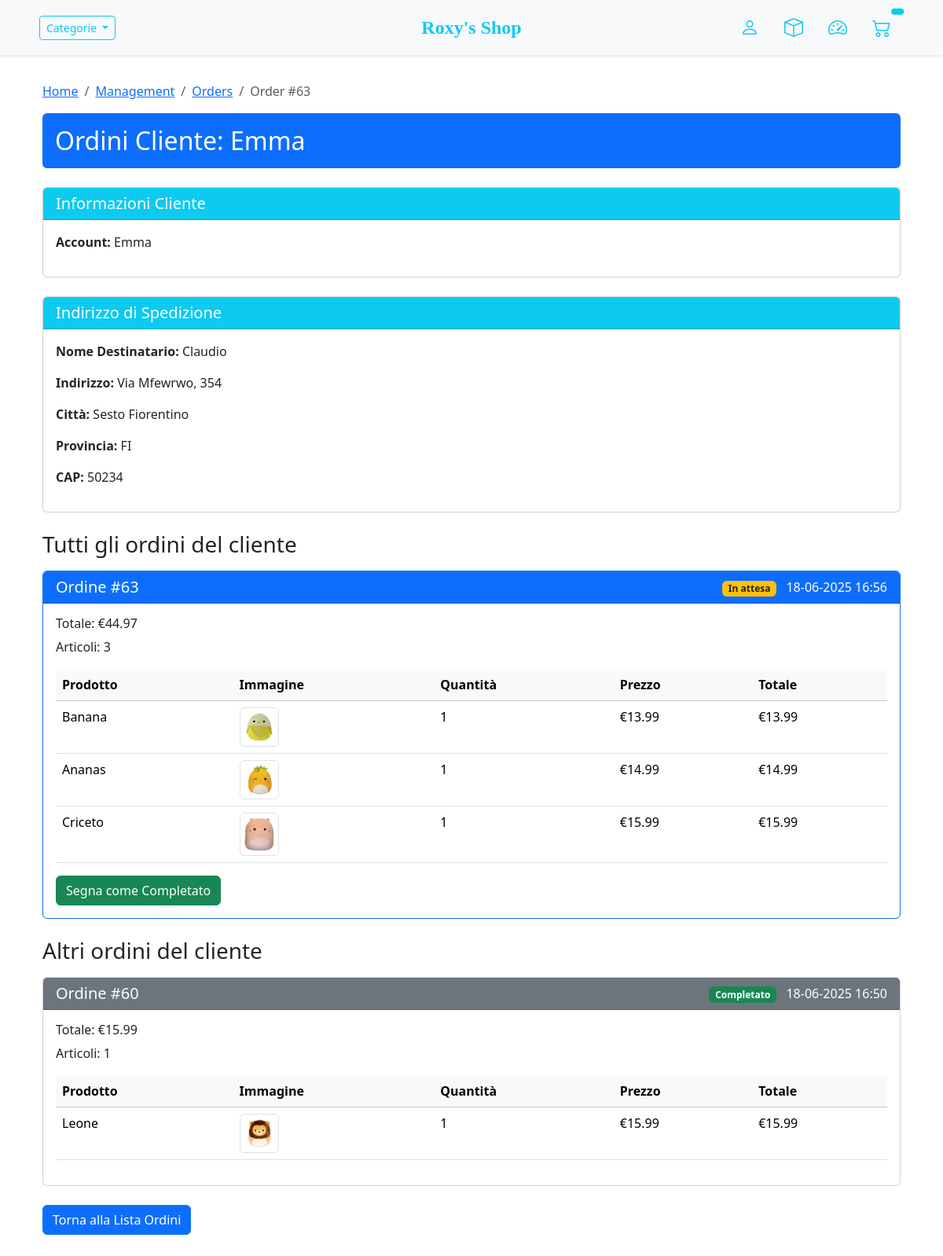
The page /management/orders/63/ (signed in) on the database its author committed.
### store/models.py (models this page shows, shortened)
class Order(models.Model):
	customer = models.ForeignKey(Customer, on_delete=models.SET_NULL, null=True, blank=True)
	date_ordered = models.DateTimeField(auto_now_add=True)
	complete = models.BooleanField(default=False)
	transaction_id = models.CharField(max_length=100, null=True)
	@property
	def get_cart_total(self):
		orderitems = self.orderitem_set.all()
		total = sum([item.get_total for item in orderitems])
		return total
	@property
	def get_cart_items(self):
		orderitems = self.orderitem_set.all()
		total = sum([item.quantity for item in orderitems])
		return total

class Customer(models.Model):
    user = models.OneToOneField(User, on_delete=models.CASCADE, null=True, blank=True)
    name = models.CharField(max_length=200, null=True)

class ShippingAddress(models.Model):
	customer = models.ForeignKey(Customer, on_delete=models.SET_NULL, null=True)
	order = models.ForeignKey(Order, on_delete=models.SET_NULL, null=True)
	name = models.CharField(max_length=200, null=True)
	address = models.CharField(max_length=200, null=False)
	city = models.CharField(max_length=200, null=False)
	state = models.CharField(max_length=200, null=False)
	zipcode = models.CharField(max_length=200, null=False)
	date_added = models.DateTimeField(auto_now_add=True)

class OrderItem(models.Model):
	product = models.ForeignKey(Product, on_delete=models.SET_NULL, null=True)
	order = models.ForeignKey(Order, on_delete=models.SET_NULL, null=True)
	quantity = models.IntegerField(default=0, null=True, blank=True)
	date_added = models.DateTimeField(auto_now_add=True)
	@property
	def get_total(self):
		if self.product is None:
			return 0
		return self.product.price * self.quantity

class Product(models.Model):
    name = models.CharField(max_length=200)
    price = models.DecimalField(max_digits=7, decimal_places=2)
    digital = models.BooleanField(default=False,null=True, blank=True)
    image = models.ImageField(null=True, blank=True)
    category = models.CharField(max_length=100, null=True, blank=True)
    @property
    def imageURL(self):
        try:
            url = self.image.url
        except:
            url = ''
        return url

### management/views.py (the view)
# urls.py: path('orders/<int:order_id>/', views.order_detail, name='order_detail'),
@login_required
@user_passes_test(is_manager)
def order_detail(request, order_id):
    order = get_object_or_404(Order, id=order_id)
    customer = order.customer
    other_orders = Order.objects.annotate(
        item_count=Count('orderitem')
    ).filter(
        customer=customer,
        transaction_id__isnull=False,
        item_count__gt=0
    ).exclude(id=order_id).order_by('-date_ordered')
    context = {
        'order': order,
        'other_orders': other_orders,
        'customer': customer
    }
    return render(request, 'management/order_detail.html', context)

### management/views.py (called while the page is built)
def is_manager(user):
    return user.groups.filter(name='Store Managers').exists() or user.is_superuser

### management/templates/management/order_detail.html (shortened to what this page needs)
{% extends 'store/main.html' %} {% block content %}
<div class="container mt-4">
  <nav aria-label="breadcrumb">
    <ol class="breadcrumb">
      <li class="breadcrumb-item"><a href="{% url 'store' %}">Home</a></li>
      <li class="breadcrumb-item">
        <a href="{% url 'management:dashboard' %}">Management</a>
      </li>
      <li class="breadcrumb-item">
        <a href="{% url 'management:order_list' %}">Orders</a>
      </li>
      <li class="breadcrumb-item active">Order #{{ order.id }}</li>
    </ol>
  </nav>
  <div class="bg-primary text-white p-3 mb-4 rounded">
    <h2 class="m-0">Ordini Cliente: {{ order.customer.name }}</h2>
  </div>
  <div class="card mb-4">
    <div class="card-header bg-info text-white">
      <h5 class="m-0">Informazioni Cliente</h5>
    </div>
    <div class="card-body">
      <p><strong>Account:</strong> {{ order.customer.user.username }}</p>
    </div>
  </div>
  <div class="card mb-4">
    <div class="card-header bg-info text-white">
      <h5 class="m-0">Indirizzo di Spedizione</h5>
    </div>
    <div class="card-body">
      {% if order.shippingaddress_set.exists %}
        {% with address=order.shippingaddress_set.first %}
          <p><strong>Nome Destinatario:</strong> {{ address.name }}</p>
          <p><strong>Indirizzo:</strong> {{ address.address }}</p>
          <p><strong>Città:</strong> {{ address.city }}</p>
          <p><strong>Provincia:</strong> {{ address.state }}</p>
          <p><strong>CAP:</strong> {{ address.zipcode }}</p>
        {% endwith %}
      {% else %}
        <p>Nessun indirizzo di spedizione per questo ordine.</p>
      {% endif %}
    </div>
  </div>
  <h3 class="mb-3">Tutti gli ordini del cliente</h3>
  <div class="card mb-4 border-primary">
    <div
      class="card-header bg-primary text-white d-flex justify-content-between align-items-center"
    >
      <h5 class="m-0">Ordine #{{ order.id }}</h5>
      <div>
        <span
          class="badge {% if order.complete %}bg-success{% else %}bg-warning text-dark{% endif %}"
        >
          {% if order.complete %}Completato{% else %}In attesa{% endif %}
        </span>
        <span class="ms-2">{{ order.date_ordered|date:"d-m-Y H:i" }}</span>
      </div>
    </div>
    <div class="card-body">
      <h6>Totale: €{{ order.get_cart_total|floatformat:2 }}</h6>
      <p>Articoli: {{ order.get_cart_items }}</p>
      <table class="table">
        <thead class="table-light">
          <tr>
            <th>Prodotto</th>
            <th>Immagine</th>
            <th>Quantità</th>
            <th>Prezzo</th>
            <th>Totale</th>
          </tr>
        </thead>
        <tbody>
          {% for item in order.orderitem_set.all %}
          <tr>
            <td>{{ item.product.name }}</td>
            <td>
              <img
                src="{{ item.product.imageURL }}"
                width="50"
                height="50"
                class="img-thumbnail"
              />
            </td>
            <td>{{ item.quantity }}</td>
            <td>€{{ item.product.price|floatformat:2 }}</td>
            <td>€{{ item.get_total|floatformat:2 }}</td>
          </tr>
          {% endfor %}
        </tbody>
      </table>
      {% if not order.complete %}
      <form
        method="post"
        action="{% url 'management:mark_order_complete' order.id %}"
        class="mt-3"
      >
        <button type="submit" class="btn btn-success">
          Segna come Completato
        </button>
      </form>
      {% endif %}
    </div>
  </div>
  <h3 class="mb-3">Altri ordini del cliente</h3>
  {% if other_orders %} {% for other_order in other_orders %}
  <div class="card mb-4">
    <div
      class="card-header bg-secondary text-white d-flex justify-content-between align-items-center"
    >
      <h5 class="m-0">Ordine #{{ other_order.id }}</h5>
      <div>
        <span
          class="badge {% if other_order.complete %}bg-success{% else %}bg-warning text-dark{% endif %}"
        >
          {% if other_order.complete %}Completato{% else %}In attesa{% endif %}
        </span>
        <span class="ms-2"
          >{{ other_order.date_ordered|date:"d-m-Y H:i" }}</span
        >
      </div>
    </div>
    <div class="card-body">
      <h6>Totale: €{{ other_order.get_cart_total|floatformat:2 }}</h6>
      <p>Articoli: {{ other_order.get_cart_items }}</p>
      <table class="table">
        <thead class="table-light">
          <tr>
            <th>Prodotto</th>
            <th>Immagine</th>
            <th>Quantità</th>
            <th>Prezzo</th>
            <th>Totale</th>
          </tr>
        </thead>
        <tbody>
          {% for item in other_order.orderitem_set.all %}
          <tr>
            <td>{{ item.product.name }}</td>
            <td>
              <img
                src="{{ item.product.imageURL }}"
                width="50"
                height="50"
                class="img-thumbnail"
              />
            </td>
            <td>{{ item.quantity }}</td>
            <td>€{{ item.product.price|floatformat:2 }}</td>
            <td>€{{ item.get_total|floatformat:2 }}</td>
          </tr>
          {% endfor %}
        </tbody>
      </table>
    </div>
  </div>
  {% endfor %} {% else %}
  <div class="alert alert-info">
    Questo è l'unico ordine effettuato da questo cliente.
  </div>
  {% endif %}
  <div class="mb-4">
    <a href="{% url 'management:order_list' %}" class="btn btn-primary"
      >Torna alla Lista Ordini</a
    >
  </div>
</div>
{% endblock %}

### store/static/css/main.css (style rules this page uses)
body { background-color: hsl(0, 0%, 100%); padding-top: 56px; }
.container { margin-bottom: 30px; }

### rows shown on the page
Order: id "63", customer.name "Emma", customer.user.username "Emma", date_ordered "18-06-2025 16:56", get_cart_total "44.97", get_cart_items "3"
ShippingAddress: name "Claudio", address "Via Mfewrwo, 354", city "Sesto Fiorentino", state "FI", zipcode "50234"
OrderItem: product.name "Banana", product.imageURL (picture), quantity "1", product.price "13.99", get_total "13.99"
OrderItem: product.name "Ananas", product.imageURL (picture), quantity "1", product.price "14.99", get_total "14.99"
OrderItem: product.name "Criceto", product.imageURL (picture), quantity "1", product.price "15.99", get_total "15.99"
Order: id "60", complete "Completato", date_ordered "18-06-2025 16:50", get_cart_total "15.99", get_cart_items "1"
OrderItem: product.name "Leone", product.imageURL (picture), quantity "1", product.price "15.99", get_total "15.99"
